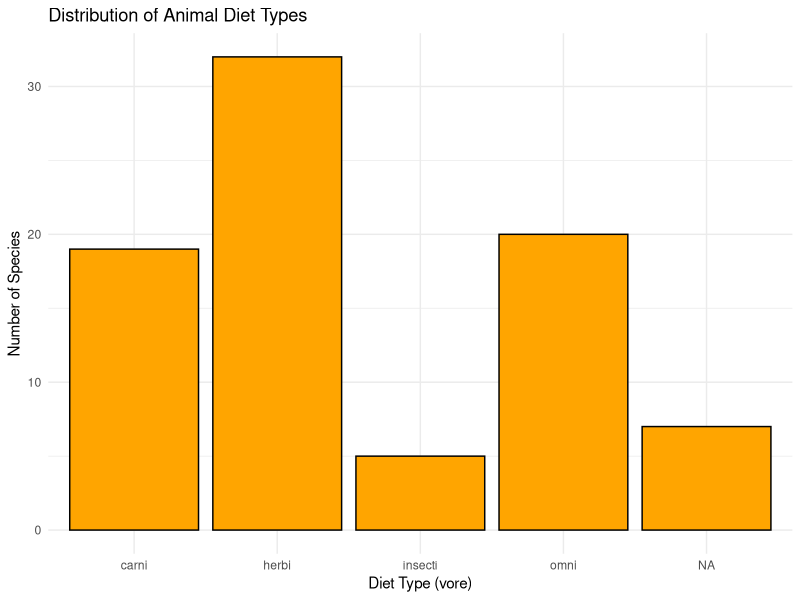
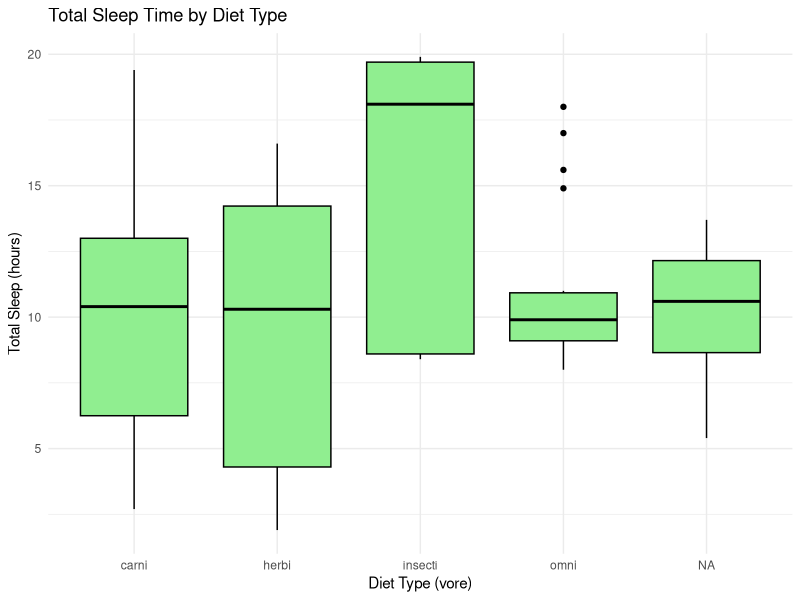
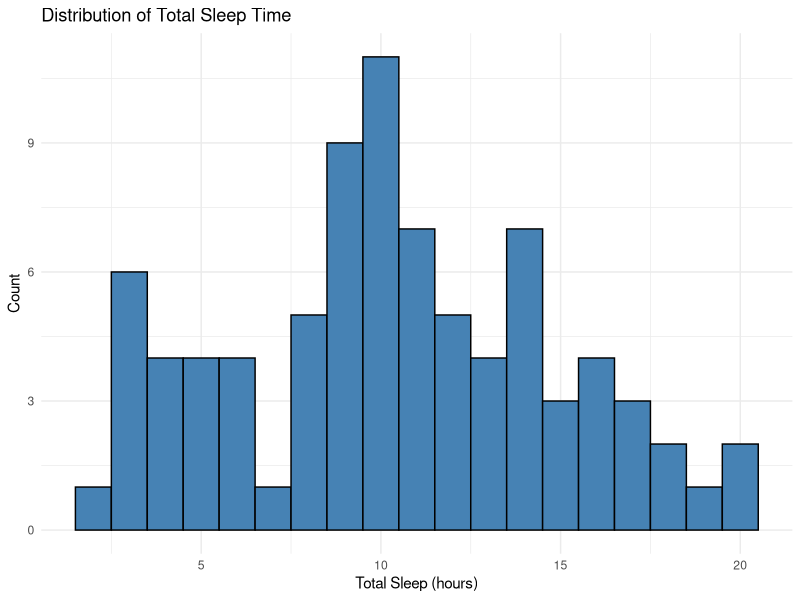
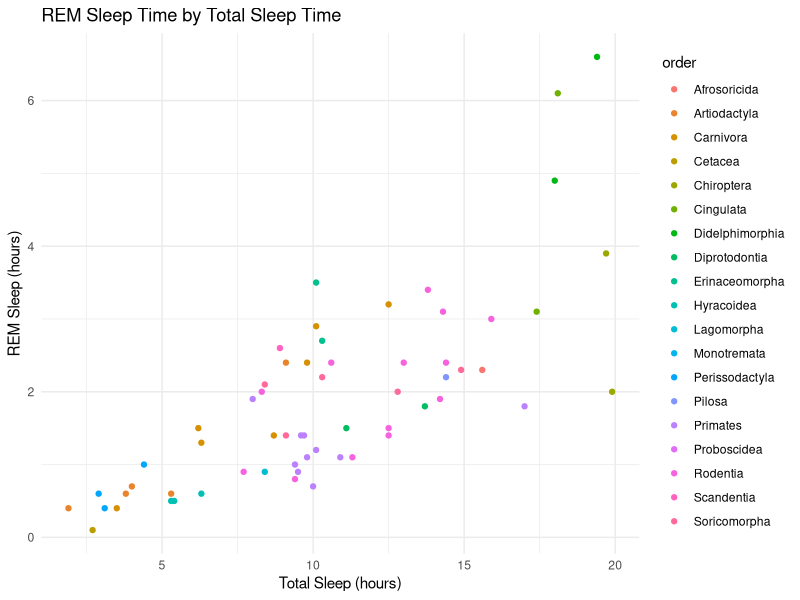
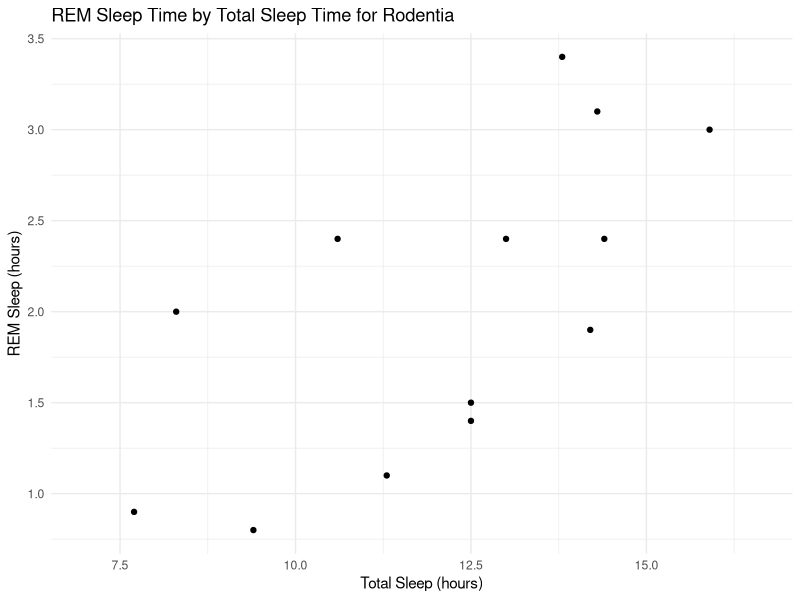

Reproduce these figures in R, in order.
library(tidyverse)
data(msleep)
?msleep

# 1. Convert into factors
msleep <- msleep %>%
  mutate(
    genus = as.factor(genus),
    vore = as.factor(vore),
    order = as.factor(order),
    conservation = as.factor(conservation)
    )

# 2. Shortest sleep time
shortest_sleep <- min(msleep$sleep_total)
shortest_sleep_mammal <- msleep$name[which.min(msleep$sleep_total)]

# 3. Most missing
missing_index <- as.numeric(which.max(colSums(is.na(msleep)))[1])
most_missing <- colnames(msleep)[missing_index]
missing_values <- max(colSums(is.na(msleep)))

# 4. Correlations
correlations <- msleep |>
  select(where(is.numeric)) |>
  cor(use = "complete.obs") 

# 5. Highest correlation
correlations_copy <- correlations
diag(correlations_copy) <- NA
highest_corr <- max(correlations_copy,na.rm = TRUE)

# 6. Sleep time distribution
data = as.data.frame(msleep$sleep_total)
colnames(data) <- "sleep_total"  # give the column a proper name

sleep_histogram <- ggplot(data = data, aes(x = sleep_total)) +
  geom_histogram(binwidth = 1, fill = "steelblue", color = "black") +
  labs(
    title = "Distribution of Total Sleep Time",
    x = "Total Sleep (hours)",
    y = "Count"
  ) +
  theme_minimal()


# 7. Bar chart for food categories
vore <- as.data.frame(msleep$vore)
colnames(vore) <- "Food"  # give the column a proper name

food_barchart <- ggplot(data = vore, aes(x = Food)) +
  geom_bar(fill = "orange", color = "black") +
  labs(
    title = "Distribution of Animal Diet Types",
    x = "Diet Type (vore)",
    y = "Number of Species"
  ) +
  theme_minimal()

# 8. Grouped box plot for sleep time
vore_sleep <- as.data.frame(msleep[,c(3,6)])
sleep_boxplot <- ggplot(data = vore_sleep, aes(x = vore, y = sleep_total)) +
  geom_boxplot(fill = "lightgreen", color = "black") +
  labs(
    title = "Total Sleep Time by Diet Type",
    x = "Diet Type (vore)",
    y = "Total Sleep (hours)"
  ) +
  theme_minimal()

# 9. Longest average sleep time
highest_average_df <-msleep |>
  group_by(vore) |> 
  summarize(
    avg_sleep = mean(sleep_total, na.rm = TRUE),
  )

highest_average <- highest_average_df |> 
  arrange(desc(avg_sleep)) |> 
  slice(1)
highest_average <- as.numeric(highest_average)[2]

# 10. REM sleep vs. total sleep, colored by order
sleep_scatterplot <- ggplot(data = msleep, aes(x = sleep_total , y = sleep_rem, color = order)) +
  geom_point() +
  labs(
    title = "REM Sleep Time by Total Sleep Time",
    x = "Total Sleep (hours)",
    y = "REM Sleep (hours)"
  ) +
  theme_minimal()

# 11. REM sleep vs. total sleep for the order most common in the data
msleep_order <- msleep %>%
  count(order, sort = TRUE)
msleep_most_common_name <- as.character(msleep_order$order[1])

most_common_m <-  filter(msleep, order==msleep_most_common_name )

sleep_scatterplot2 <- ggplot(data = most_common_m, aes(x = sleep_total , y = sleep_rem)) +
  geom_point() +
  labs(
    title = "REM Sleep Time by Total Sleep Time for Rodentia ",
    x = "Total Sleep (hours)",
    y = "REM Sleep (hours)"
  ) +
  theme_minimal()
